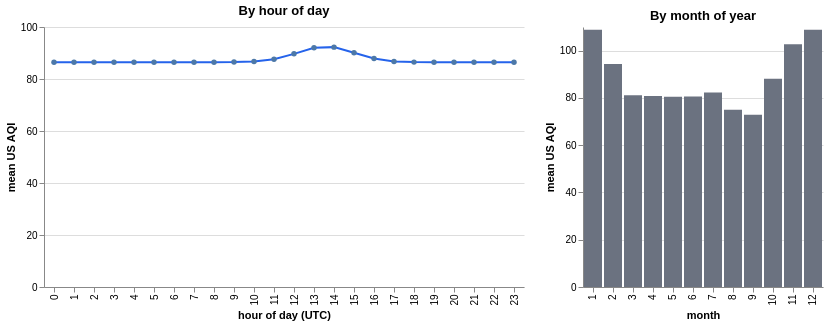

The notebook cell saved with this chart:
### Markdown cell above
## 2. Seasonality

Mean `us_aqi` by hour of day (UTC) and by month of year, side by side.

### Code cell
eda_charts.seasonality_patterns(df)

### Figure 1 — Vega-Lite specification as saved in the notebook (floating-point values rounded to 4 significant figures)
{"config": {"view": {"continuousWidth": 300, "continuousHeight": 300, "stroke": null}}, "hconcat": [{"data": {"name": "data-f460b9a41bc7d6a30fa8f0657de8c81e"}, "mark": {"type": "line", "color": "#2563eb", "point": true}, "encoding": {"tooltip": [{"field": "hour", "type": "quantitative"}, {"field": "us_aqi", "format": ".1f", "type": "quantitative"}], "x": {"field": "hour", "title": "hour of day (UTC)", "type": "ordinal"}, "y": {"field": "us_aqi", "title": "mean US AQI", "type": "quantitative"}}, "height": 260, "title": "By hour of day"}, {"data": {"name": "data-34ff448aef46ea5784d8f40c6856f7b7"}, "mark": {"type": "bar", "color": "#6b7280"}, "encoding": {"tooltip": [{"field": "month", "type": "quantitative"}, {"field": "us_aqi", "format": ".1f", "type": "quantitative"}], "x": {"field": "month", "title": "month", "type": "ordinal"}, "y": {"field": "us_aqi", "title": "mean US AQI", "type": "quantitative"}}, "height": 260, "title": "By month of year"}], "$schema": "https://vega.github.io/schema/vega-lite/v6.4.1.json", "datasets": {"data-f460b9a41bc7d6a30fa8f0657de8c81e": [{"hour": 0, "us_aqi": 86.47}, {"hour": 1, "us_aqi": 86.46}, {"hour": 2, "us_aqi": 86.45}, {"hour": 3, "us_aqi": 86.46}, {"hour": 4, "us_aqi": 86.43}, {"hour": 5, "us_aqi": 86.41}, {"hour": 6, "us_aqi": 86.41}, {"hour": 7, "us_aqi": 86.41}, {"hour": 8, "us_aqi": 86.47}, {"hour": 9, "us_aqi": 86.52}, {"hour": 10, "us_aqi": 86.76}, {"hour": 11, "us_aqi": 87.59}, {"hour": 12, "us_aqi": 89.67}, {"hour": 13, "us_aqi": 92.04}, {"hour": 14, "us_aqi": 92.26}, {"hour": 15, "us_aqi": 90.1}, {"hour": 16, "us_aqi": 87.87}, {"hour": 17, "us_aqi": 86.75}, {"hour": 18, "us_aqi": 86.49}, {"hour": 19, "us_aqi": 86.43}, {"hour": 20, "us_aqi": 86.43}, {"hour": 21, "us_aqi": 86.43}, {"hour": 22, "us_aqi": 86.43}, {"hour": 23, "us_aqi": 86.43}], "data-34ff448aef46ea5784d8f40c6856f7b7": [{"month": 1, "us_aqi": 108.8}, {"month": 2, "us_aqi": 94.35}, {"month": 3, "us_aqi": 81.1}, {"month": 4, "us_aqi": 80.86}, {"month": 5, "us_aqi": 80.44}, {"month": 6, "us_aqi": 80.57}, {"month": 7, "us_aqi": 82.27}, {"month": 8, "us_aqi": 74.97}, {"month": 9, "us_aqi": 72.89}, {"month": 10, "us_aqi": 88.12}, {"month": 11, "us_aqi": 102.7}, {"month": 12, "us_aqi": 108.8}]}}
